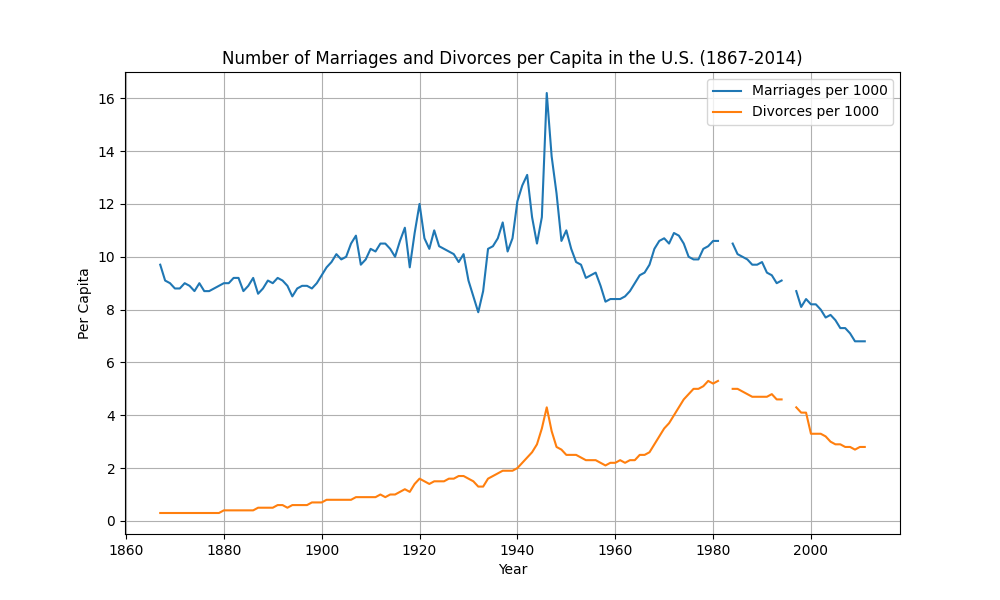

Reproduce this figure in Python.
import pandas as pd
import matplotlib.pyplot as plt

# Load the dataset
data = pd.read_csv('us-marriages-divorces-1867-2014.csv')

# Plotting
plt.figure(figsize=(10, 6))

plt.plot(data['Year'], data['Marriages_per_1000'], label='Marriages per 1000')
plt.plot(data['Year'], data['Divorces_per_1000'], label='Divorces per 1000')

plt.xlabel('Year')
plt.ylabel('Per Capita')
plt.title('Number of Marriages and Divorces per Capita in the U.S. (1867-2014)')
plt.legend()
plt.grid(True)
plt.show()
